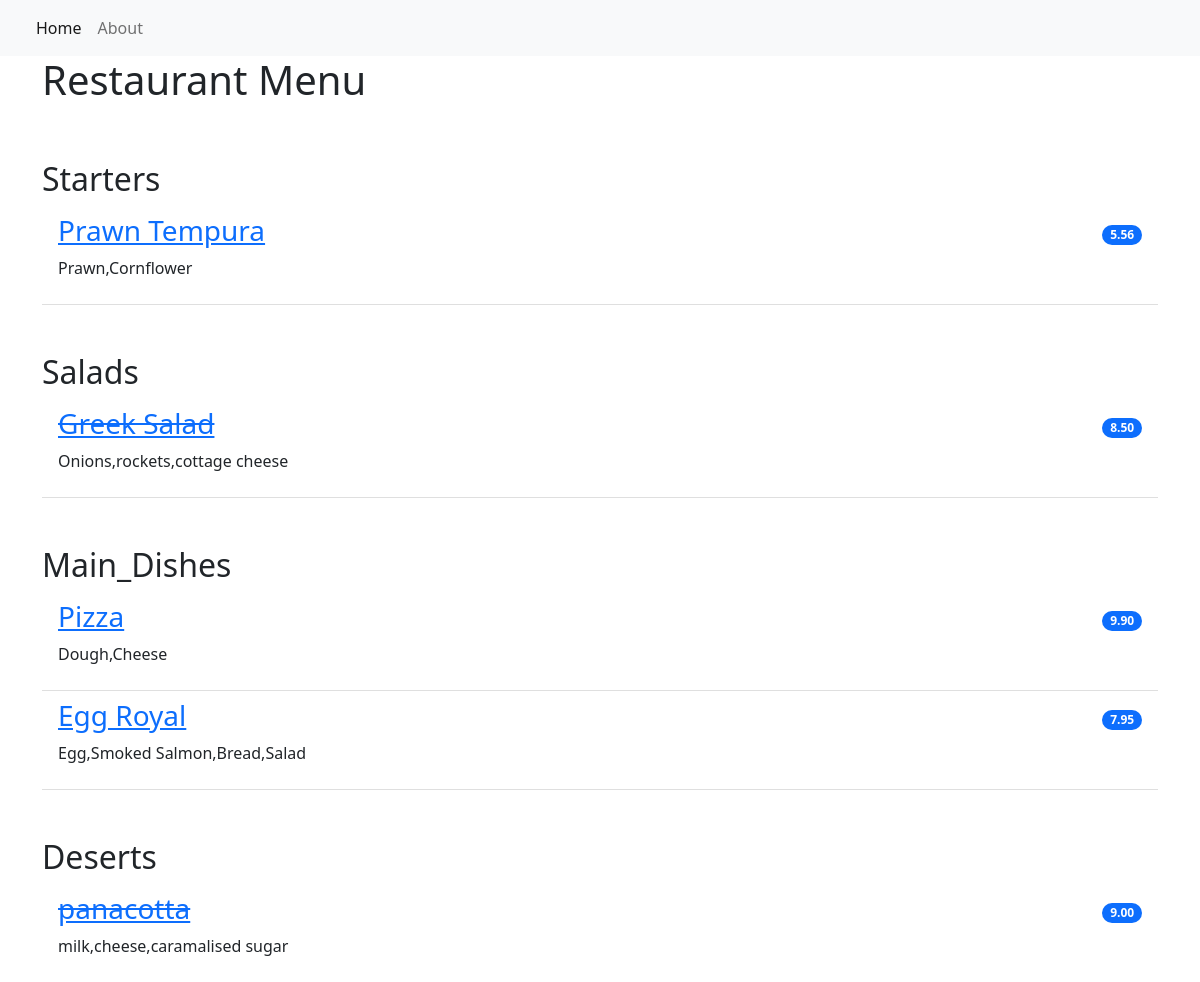
The page / on the database its author committed.
### resturant_menu/models.py (models this page shows, shortened)
class Item(models.Model):
    meal = models.CharField(max_length=1000, unique=True)
    description = models.CharField(max_length=1000)
    price = models.DecimalField(max_digits=4,decimal_places=2)
    meal_type = models.CharField(max_length=100,choices=MEAL_TYPES)
    author = models.ForeignKey(User, on_delete=models.PROTECT)
    status = models.IntegerField(choices=STATUS, default=1)
    date_created = models.DateTimeField(auto_now_add=True)
    date_updated = models.DateTimeField(auto_now=True)

### resturant_menu/views.py (the view)
# urls.py: path('',views.MenuList.as_view(),name ='home'),
class MenuList(generic.ListView):
    queryset = Item.objects.order_by("date_created")
    template_name = 'index.html'
    def get_context_data(self,**kwargs):
        context = super().get_context_data(**kwargs)
        context["meals"] = MEAL_TYPES
        return context

### resturant_menu/templates/index.html
{% extends 'base.html' %}
{% block content %}
<div class="container">
  <h1>Restaurant Menu</h1>
    <ul class="list-group list-group-flush">
        {% for meal in meals %}
            <h2 class="pt-5">{{ meal.1 }}</h2>
                {% for row in item_list %}
                    {% if row.meal_type == meal.0 %}
                        {% if row.status == 0 %}
                        <li class="list-group-item d-flex justify-content-between align-items-center border-0 pb-0">
                            <a href="{% url 'menu_item' row.pk %}"><h3><del>{{ row.meal }}</del></h3></a>
                            <span class="badge bg-primary rounded-pill">{{ row.price }}</span>
                        </li>
                        <li class="list-group-item pt-0">
                            <p>{{ row.description }}</p>
                        </li>
                        {% else %}
                        <li class="list-group-item d-flex justify-content-between align-items-center border-0 pb-0">
                            <a href="{% url 'menu_item' row.pk %}"><h3>{{ row.meal }}</h3></a>
                            <span class="badge bg-primary rounded-pill">{{ row.price }}</span>
                        </li>
                        <li class="list-group-item pt-0">
                            <p>{{ row.description }}</p>
                        </li>
                        {% endif %}
                    {% endif %}
                {% endfor %}
        {% endfor %}
    </ul>
</div>
{% endblock content %}

### resturant_menu/templates/base.html (shortened to what this page needs)
<!DOCTYPE html>
<html lang="en">
    <head>
        <link href="https://cdn.jsdelivr.net/npm/bootstrap@5.2.0-beta1/dist/css/bootstrap.min.css" rel="stylesheet">
    </head>
    <body>
        <nav class="navbar navbar-expand-lg bg-light">
            <div class="container-fluid">
                <div class="collapse navbar-collapse" id="navbarNav">
                    <ul class="navbar-nav">
                         <li class="nav-item">
                            <a class="nav-link active" aria-current="page" href="{% url 'home' %}">Home</a>
                        </li>
                        <li class="nav-item">
                            <a class="nav-link" aria-current="page" href="{% url 'home' %}">About</a>
                        </li>
                    </ul>
                </div>
            </div>
        </nav>
        {% block content %}
        {% endblock content %}
    </body>
</html>

### rows shown on the page
Item: meal "Prawn Tempura", price "5.56", description "Prawn,Cornflower"
Item: meal "Greek Salad", price "8.50", description "Onions,rockets,cottage cheese"
Item: meal "Pizza", price "9.90", description "Dough,Cheese"
Item: meal "Egg Royal", price "7.95", description "Egg,Smoked Salmon,Bread,Salad"
Item: meal "panacotta", price "9.00", description "milk,cheese,caramalised sugar"

### other values the page prints
{{ meal.1 }} "Starters" "Salads" "Main_Dishes" "Deserts"
